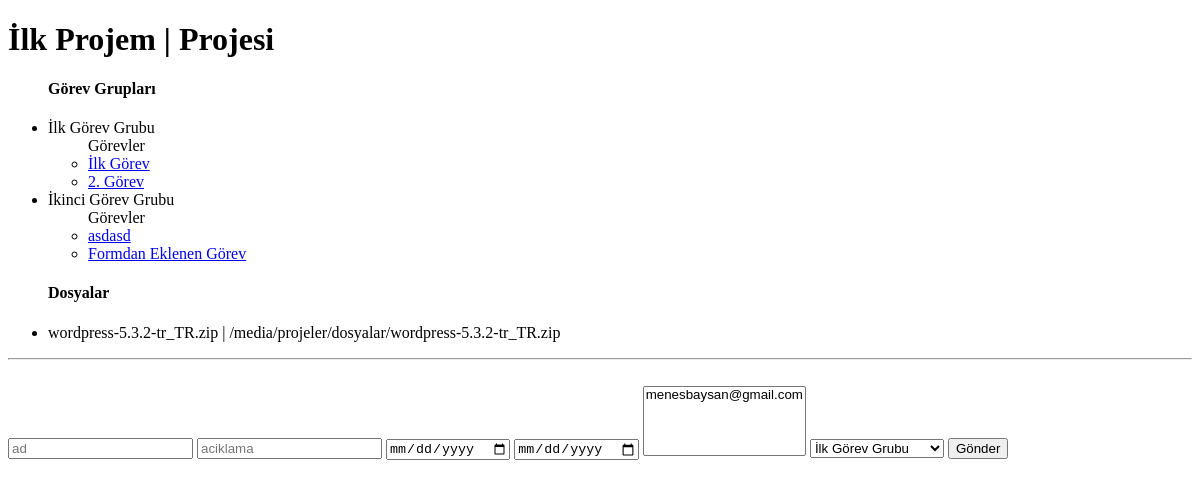
The app's page /projeler/detay/ilk-projem (signed in) with its own data.
### proje/models.py (models this page shows, shortened)
class Proje(models.Model):
    gizlilik_secenekleri = (
        ('herkese_acik', 'Herkese Açık'),
        ('takim_uyeleri', 'Sadece Takım Üyeleri'),
        ('sadece_ben', 'Sadece Ben')
    )
    ad = models.CharField(max_length=255)
    aciklama = models.TextField()
    olusturulma_tarihi = models.DateTimeField(auto_now_add=True)
    baslama_tarihi = models.DateField()
    bitis_tarihi = models.DateField()
    gizlilik = models.CharField(max_length=25, choices=gizlilik_secenekleri)
    takim = models.ForeignKey(Takim, related_name='projeler', on_delete=models.SET_NULL, null=True)
    uyeler = models.ManyToManyField(to='kullanici.Kullanici', related_name='projeler', null=True)
    slug = models.SlugField(blank=True)
    class Meta:
        verbose_name = 'Proje'
        verbose_name_plural = 'Projeler'

class ProjeDosya(models.Model):
    proje = models.ForeignKey(to='proje.Proje', related_name='dosyalar', on_delete=models.SET_NULL, null=True)
    dosya = models.FileField(upload_to='projeler/dosyalar/')
    yukleyen = models.ForeignKey(to='kullanici.Kullanici', related_name='proje_dosyalari', on_delete=models.CASCADE)
    ad = models.CharField(max_length=255, blank=True)
    class Meta:
        verbose_name = 'Proje Dosyası'
        verbose_name_plural = 'Proje Dosyaları'

### gorev/models.py (models this page shows, shortened)
class GorevGrubu(models.Model):
    ad = models.CharField(max_length=255, null=True, blank=False)
    proje = models.ForeignKey(to='proje.Proje', related_name='gorev_gruplari', null=True, on_delete=models.CASCADE)
    slug = models.SlugField(blank=True)
    class Meta:
        verbose_name = 'Görev Grubu'
        verbose_name_plural = 'Görev Grupları'

class Gorev(models.Model):
    gorev_durumlari = (
        ('bitti', 'Görev Bitti'),
        ('devam', 'Görev Devam Ediyor')
    )
    ad = models.CharField(max_length=255)
    aciklama = models.TextField()
    olusturulma_tarihi = models.DateTimeField(auto_now_add=True)
    baslama_tarihi = models.DateField()
    bitis_tarihi = models.DateField()
    gorev_durum = models.CharField(max_length=5, choices=gorev_durumlari, default='devam')
    proje = models.ForeignKey(Proje, related_name='gorevler', on_delete=models.SET_NULL, null=True)
    uyeler = models.ManyToManyField(to='kullanici.Kullanici', related_name='gorevler', null=True)
    gorev_grubu = models.ForeignKey(to='gorev.GorevGrubu', related_name='gorevler', null=True, on_delete=models.CASCADE)
    slug = models.SlugField(blank=True)
    class Meta:
        verbose_name = 'Görev'
        verbose_name_plural = 'Görevler'

### proje/views.py (the view)
# urls.py: path('detay/<slug:proje_slug>', views.proje_detay, name='proje_detay'),
@login_required
def proje_detay(request, proje_slug):
    proje = Proje.objects.get(slug=proje_slug)
    gorevler = Gorev.objects.filter(proje=proje)
    gorev_gruplari = GorevGrubu.objects.filter(proje=proje)
    dosyalar = ProjeDosya.objects.filter(proje=proje)
    context = {
        'proje': proje,
        'gorev_gruplari': gorev_gruplari,
        'gorevler': gorevler,
        'dosyalar': dosyalar,
    }
    return render(request, 'proje/proje_detay.html', context=context)

### templates/proje/proje_detay.html (shortened to what this page needs)
{% extends 'utilities/layout.html' %}
{% load static %}
{% block icerik %}
    <h1>{{ proje.ad }} | Projesi</h1>
    <ul>
        <h4>Görev Grupları</h4>
        {% for gorev_grubu in gorev_gruplari %}
            <li>{{ gorev_grubu.ad }}</li>
            <ul>
                Görevler
                {% for gorev in gorevler %}
                    {% if gorev.gorev_grubu.id == gorev_grubu.id %}
                        <li>
                            <a href="{% url 'gorev:gorev_detay' gorev_slug=gorev.slug %}">{{ gorev.ad }}</a>
                        </li>
                    {% endif %}
                {% endfor %}
            </ul>
        {% endfor %}
    </ul>
    <ul>
        <h4>Dosyalar</h4>
        {% for dosya in dosyalar %}
            <li>{{ dosya.ad }} | {{ dosya.dosya.url }}</li>
        {% endfor %}
    </ul>
    <hr>
    <br>
    <form action="{% url 'gorev:gorev_ekle' proje_slug=proje.slug %}" method="post">
        <input type="text" name="ad" placeholder="ad">
        <input type="text" name="aciklama" placeholder="aciklama">
        <input type="date" name="baslama_tarihi" placeholder="baslama_tarihi">
        <input type="date" name="bitis_tarihi" placeholder="bitis_tarihi">
        <select name="uyeler" multiple>
            {% for uye in proje.takim.uyeler.all %}
                <option value="{{ uye.username }}">{{ uye.username }}</option>
            {% endfor %}
        </select>
        <select name="gorev_grubu">
            {% for gorev_grubu in gorev_gruplari %}
                <option value="{{ gorev_grubu.slug }}">{{ gorev_grubu.ad }}</option>
            {% endfor %}
        </select>
        <input type="submit" value="Gönder">
    </form>
{% endblock %}

### records on screen
Proje: ad "İlk Projem"
GorevGrubu: ad "İlk Görev Grubu"
Gorev: ad "İlk Görev"
Gorev: ad "2. Görev"
GorevGrubu: ad "İkinci Görev Grubu"
Gorev: ad "asdasd"
Gorev: ad "Formdan Eklenen Görev"
ProjeDosya: ad "wordpress-5.3.2-tr_TR.zip", dosya "/media/projeler/dosyalar/wordpress-5.3.2-tr_TR.zip"

### other values on screen
form field gorev_grubu "İlk Görev Grubu"
